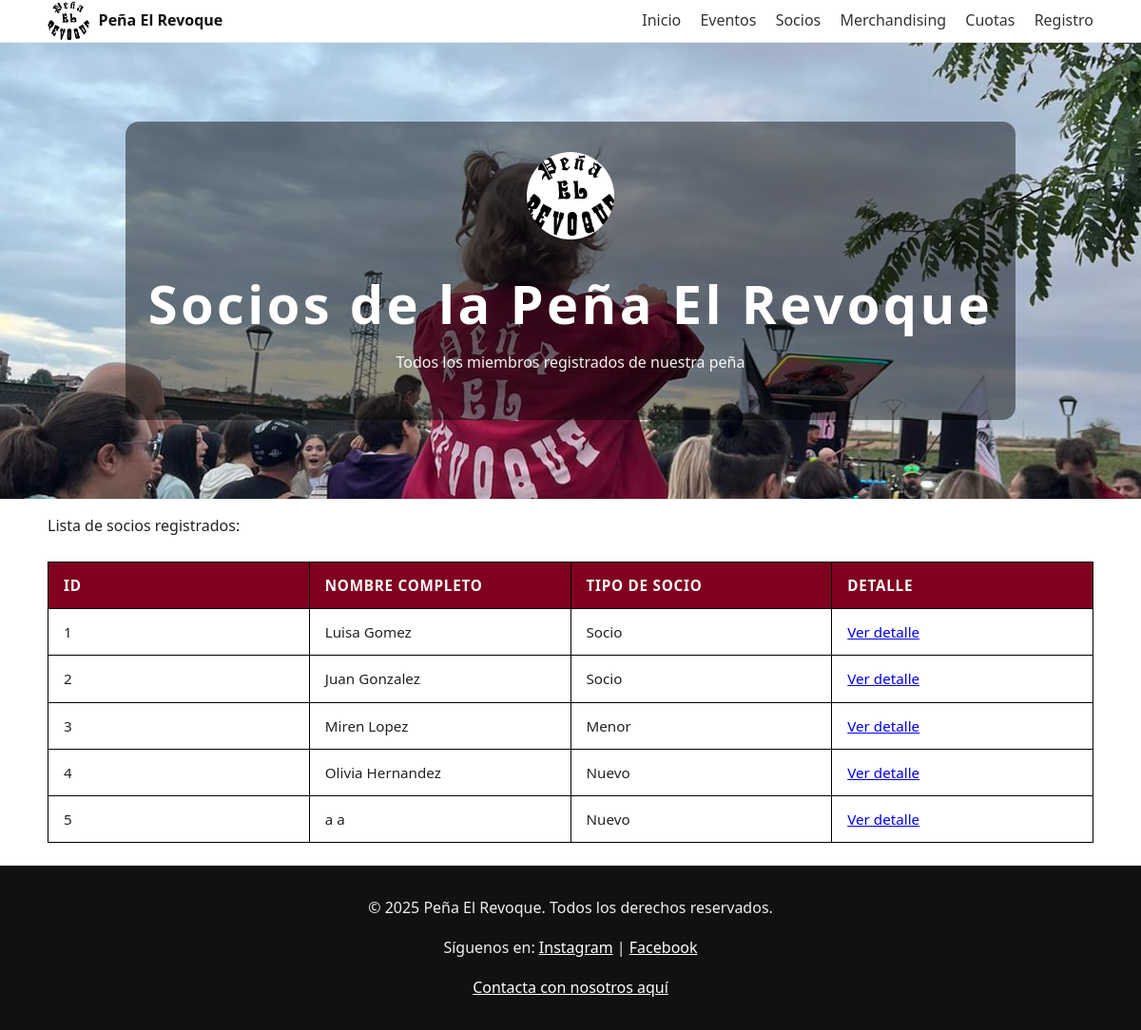
The app's page /socios/ with its own data.
### appProjectDjango/models.py (models this page shows, shortened)
class Socio(models.Model):
    TIPO_SOCIO_CHOICES = [
        ('menor', 'Menor'),
        ('socio', 'Socio'),
        ('nuevo', 'Nuevo'),
    ]
    nombre = models.CharField(max_length=100)
    apellido = models.CharField(max_length=100, null=True, blank=True)
    segundo_apellido = models.CharField(max_length=100, blank=True, null=True)
    mayor13 = models.BooleanField(default=True)
    fecha_nacimiento = models.DateField(blank=True, null=True)
    tipo_socio = models.CharField(max_length=20, choices=TIPO_SOCIO_CHOICES, default='nuevo')
    email = models.EmailField(unique=True)
    password = models.CharField(max_length=128, null=True, blank=True)
    telefono = models.CharField(max_length=20)
    class Meta:
        db_table = "Socios"

### appProjectDjango/views.py (the view)
# urls.py: path('socios/', SociosListView.as_view(), name='socios'),
class SociosListView(ListView):
    model = Socio
    template_name = 'lista_socios.html'
    context_object_name = 'socios'

### appProjectDjango/templates/lista_socios.html (shortened to what this page needs)
{% load static %}
<!DOCTYPE html>
<html lang="es">
<head>
    <link rel="stylesheet" href="{% static 'css/styles.css' %}">
</head>
<body>
    <header class="site-header">
        <div class="wrap">
            <a class="brand" href="{% url 'index' %}">
                <img src="{% static 'img/iconos/peña.jpg' %}" alt="Logo de la Peña El Revoque" class="brand-logo">
                <span>Peña El Revoque</span>
            </a>
            <nav class="main-nav" aria-label="Principal">
                <a href="{% url 'index' %}">Inicio</a>
                <a href="{% url 'eventos' %}">Eventos</a>
                <a href="{% url 'socios' %}">Socios</a>
                <a href="{% url 'merchandising' %}">Merchandising</a>
                <a href="{% url 'cuotas' %}">Cuotas</a>
                <a href="{% url 'registros' %}">Registro</a>
            </nav>
        </div>
    </header>
    <section class="hero">
        <div class="hero-inner">
            <img src="{% static 'img/iconos/peña.jpg' %}" alt="Escudo de la Peña" class="logo-hero">
            <h1>Socios de la Peña El Revoque</h1>
            <p>Todos los miembros registrados de nuestra peña</p>
        </div>
    </section>
    <main class="wrap">
        <p>Lista de socios registrados:</p>
        <table id="socios">
            <tr>
                <th>ID</th>
                <th>Nombre completo</th>
                <th>Tipo de socio</th>
                <th>Detalle</th>
            </tr>
            {% for socio in socios %}
            <tr>
                <td>{{ socio.id }}</td>
                <td>{{ socio.nombre }} {{ socio.apellido }}</td>
                <td>{{ socio.get_tipo_socio_display }}</td>
                <td><a href="{% url 'detalle_socio' socio.id %}">Ver detalle</a></td>
            </tr>
            {% empty %}
            <tr>
                <td colspan="4">No hay socios registrados.</td>
            </tr>
            {% endfor %}
        </table>
    </main>
    <footer class="site-footer">
        <p>&copy; 2025 Peña El Revoque. Todos los derechos reservados.</p>
        <p>Síguenos en:
            <a href="https://www.instagram.com/hervias_larioja" target="_blank">Instagram</a> |
            <a href="https://www.facebook.com/elrevoquehervias" target="_blank">Facebook</a>
        </p>
        <p><a href="{% url 'contacto' %}">Contacta con nosotros aquí</a></p>
    </footer>
</body>
</html>

### appProjectDjango/static/css/styles.css (style rules this page uses)
:root { --vino:#7a0020; --gris:#f2f2f4; --max:1100px; }
html { scroll-behavior: smooth; }
body { margin:0; font-family: system-ui, sans-serif; line-height:1.6; color:#222; }
.wrap { max-width: var(--max); margin:0 auto; padding:0 1rem; }
.site-header { background:#fff; border-bottom:1px solid #eee; position:sticky; top:0; z-index:20; }
.site-header .wrap { display:flex; align-items:center; justify-content:space-between; }
.brand { display:flex; align-items:center; gap:.6rem; text-decoration:none; color:#111; font-weight:700; }
.brand-logo { width:44px; height:44px; border-radius:50%; object-fit:cover; }
.main-nav a { margin-left:1rem; text-decoration:none; color:#333; }
.hero { min-height: 60vh; background: url("../img/nosotros/foto_alaia.jpg") center/cover no-repeat, #333; display:grid; place-items:center; text-align:center; color:#fff; }
.hero-inner { background:rgba(0,0,0,.45); padding:2rem 1.5rem; border-radius:14px; }
.logo-hero { width:92px; height:92px; border-radius:50%; margin-bottom:.75rem; object-fit:cover; }
.hero h1 { margin:.25rem 0; letter-spacing:.06em; font-size: clamp(28px, 6vw, 56px); }
.hero p { margin:0 0 1rem; opacity:.95; }
.site-footer { background:#111; color:#eee; text-align:center; padding:1rem; }
.site-footer a { color:#fff; }
h1, h2 { text-align: center; }
table { width: 100%; border-collapse: collapse; font-size: 0.95rem; border-spacing: 20px; margin: 1.5rem auto; }
th, td { border: 1.5px solid black; padding: 0.75rem 1rem; text-align: left; width: 100px; }
th { background-color: #800020; color: #fff; text-transform: uppercase; letter-spacing: 0.05em; }

### records on screen
Socio: id "1", nombre "Luisa", apellido "Gomez", tipo_socio "Socio"
Socio: id "2", nombre "Juan", apellido "Gonzalez", tipo_socio "Socio"
Socio: id "3", nombre "Miren", apellido "Lopez", tipo_socio "Menor"
Socio: id "4", nombre "Olivia", apellido "Hernandez", tipo_socio "Nuevo"
Socio: id "5", nombre "a", apellido "a", tipo_socio "Nuevo"
